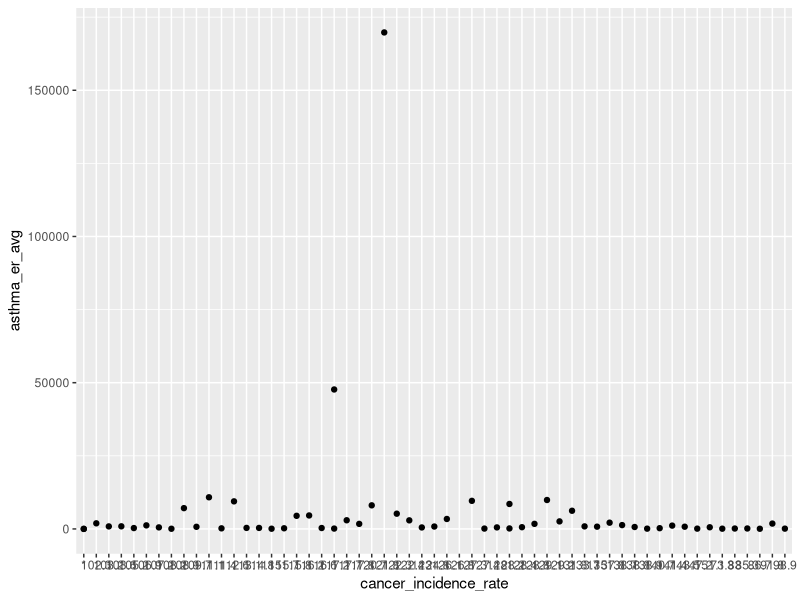

R code for this plot:
## ---- chunk 1
knitr::opts_chunk$set(echo = TRUE)
## ---- chunk 2
library(tidyverse)
library(dplyr)
## ---- chunk 3
#data source: https://catalog.data.gov/dataset/asthma-deaths-by-county
asthma_deaths_CA <- read_csv("asthma_deaths.csv")

#data source: https://catalog.data.gov/dataset/asthma-emergency-department-visit-rates 
asthma_emergency_visits <- read_csv("asthma-emergency-department-visit-rates-by-county-2015_2019.csv")

#https://statecancerprofiles.cancer.gov/incidencerates/index.php?stateFIPS=06&areatype=county&cancer=055&race=00&sex=2&age=001&stage=999&year=0&type=incd&sortVariableName=rate&sortOrder=default&output=0#results
#not reading in right but the file looks fine
cancer <- read_csv("breast_cancer_women_5yravg_updated.csv")
## ---- chunk 4
asthma_deaths_CA_clean <- asthma_deaths_CA %>% 
  mutate(YEARS = ifelse(str_detect(YEARS, "2014"), "2014.2016", "2017.2019")) %>% 
  filter(YEARS == "2017.2019",
         `AGE GROUP` == "All ages")

cancer_clean <- cancer %>% 
  mutate(County = ifelse(str_detect(County, "(7)"), substr(County, 1, nchar(County) - 3), County)) %>% 
  mutate(County = substr(County, 1, nchar(County) - 7)) %>% 
  mutate(County = ifelse(County == "Cal", "California", County))

asthma_er_clean <- asthma_emergency_visits %>% 
  select(-COMMENT) %>% 
  filter(YEAR > 2016) %>% 
  filter(`AGE GROUP` == "All ages") %>%
  filter(STRATA == "Total population") %>% 
  na.omit() %>% 
  group_by(COUNTY) %>% 
  summarize(asthma_er_avg = mean(`NUMBER OF ED VISITS`))
 
## ---- chunk 5
illness_data <- cancer_clean %>% 
  left_join(asthma_deaths_CA_clean, by = c("County" = "COUNTY")) %>% 
  left_join(asthma_er_clean, by = c("County" = "COUNTY")) %>% 
  mutate(cancer_incidence_rate = `Age-Adjusted Incidence Rate([rate note]) - cases per 100,000`,
         asthma_deaths = `NUMBER OF DEATHS`)
## ---- chunk 6
illness_data %>% 
  ggplot(aes(x = cancer_incidence_rate, y = asthma_er_avg)) +
  geom_point()
